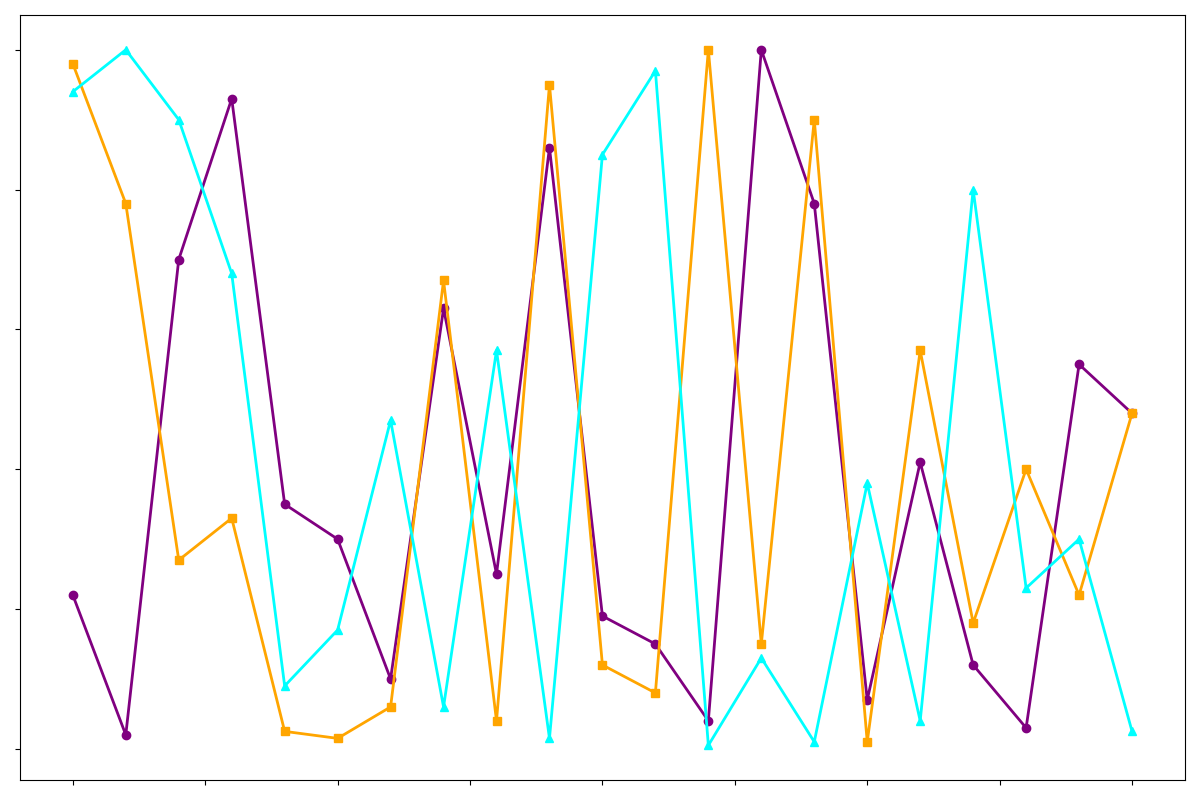

This figure's Python source:
import matplotlib.pyplot as plt
import numpy as np

# Data with shuffled content within each country data group
years = np.arange(2000, 2021)
country_a_adoption = np.array([22, 2, 70, 93, 35, 30, 10, 63, 25, 86, 19, 15, 4, 100, 78, 7, 41, 12, 3, 55, 48])
country_b_adoption = np.array([98, 78, 27, 33, 2.5, 1.5, 6, 67, 4, 95, 12, 8, 100, 15, 90, 1, 57, 18, 40, 22, 48])
country_c_adoption = np.array([94, 100, 90, 68, 9, 17, 47, 6, 57, 1.5, 85, 97, 0.5, 13, 1, 38, 4, 80, 23, 30, 2.5])

# Plotting setup
plt.figure(figsize=(12, 8))

# Plot data with specified colors
plt.plot(years, country_a_adoption, color='purple', marker='o', linewidth=2, markersize=6)
plt.plot(years, country_b_adoption, color='orange', marker='s', linewidth=2, markersize=6)
plt.plot(years, country_c_adoption, color='cyan', marker='^', linewidth=2, markersize=6)

# Hide axis
plt.gca().set_xticklabels([])
plt.gca().set_yticklabels([])

# Automatically adjust layout to prevent overlap
plt.tight_layout()

# Show final plot
plt.show()
